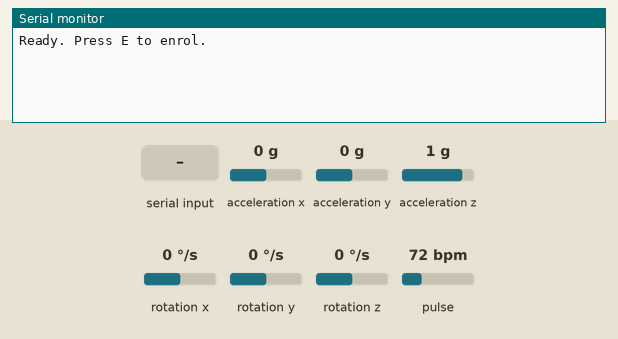
A sketch run on a simulated Arduino Uno, built with avr-gcc and run on an emulated ATmega328P. Shown: the last lines printed to the serial monitor. The inputs (shaded band) are chosen by the test bench; at power-on: acceleration x 0 g, acceleration y 0 g, acceleration z 1 g, rotation x 0 °/s, rotation y 0 °/s, rotation z 0 °/s, pulse 72 bpm. Random numbers use the default seed unless the sketch sets one.

Above: at 1.2 s.
1.3 s: "E" received over Serial
At 2.4 s:
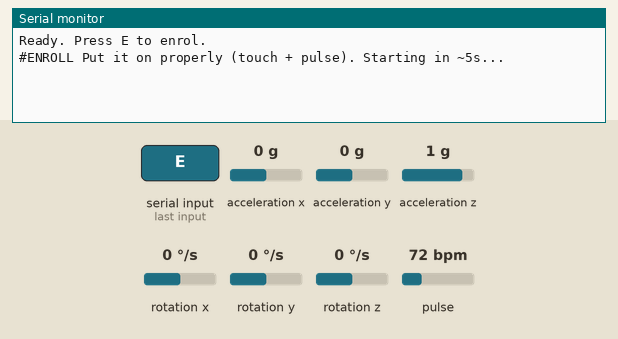
At 6.9 s:
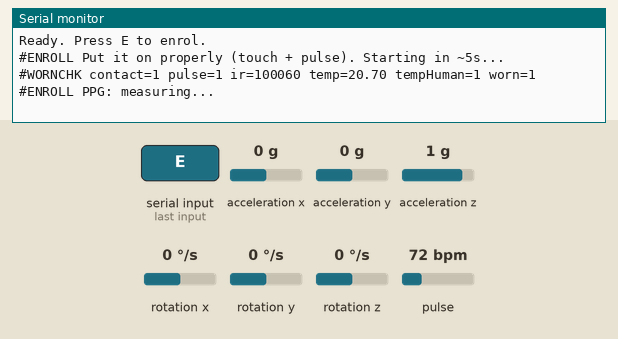

The sketch:

sketch_authentication.ino
```cpp
#include <Wire.h>
#include <math.h>
#include "MAX30105.h"
#include "MPU6050.h"

/* ================= CONFIG ================= */

#define SAMPLE_PERIOD_MS 40
#define ENROLL_MS 8000
#define VERIFY_MS 5000

#define TEMP_MIN_C 18.0
#define TEMP_MAX_C 45.0

#define MIN_PPG_PEAKS 6

/* ================= SENSORS ================= */

MAX30105 maxSensor;
MPU6050 mpu;

/* ================= STRUCTS ================= */

struct PpgFeatures {
  float ac;
  float meanIR;
  float normAC;
  int peaks;
};

static PpgFeatures measurePPG(uint32_t ms);


struct Sample {
  uint32_t t;
  bool contact;
  bool pulsePresent;
  long ir;
  float tempC;
  bool tempHuman;
  float ax_g, ay_g, az_g;
  float aMag;
  bool moving;
  bool worn;
};

struct Profile {
  bool valid = false;
  float ppgAC;
};

/* ================= GLOBALS ================= */

Profile userProfile;

/* ================= HELPERS ================= */

static float readTempC() {
  return 22.0 + random(-20, 20) / 10.0;
}

static Sample readSample() {
  Sample s{};
  s.t = millis();

  s.ir = maxSensor.getIR();
  s.contact = (s.ir > 5000);

  static long lastIR = 0;
  s.pulsePresent = abs(s.ir - lastIR) > 100;
  lastIR = s.ir;

  s.tempC = readTempC();
  s.tempHuman = (s.tempC >= TEMP_MIN_C && s.tempC <= TEMP_MAX_C);

  int16_t ax, ay, az;
  mpu.getAcceleration(&ax, &ay, &az);
  s.ax_g = ax / 16384.0f;
  s.ay_g = ay / 16384.0f;
  s.az_g = az / 16384.0f;
  s.aMag = sqrtf(s.ax_g*s.ax_g + s.ay_g*s.ay_g + s.az_g*s.az_g);
  s.moving = fabsf(s.aMag - 1.0f) > 0.15f;

  s.worn = (s.contact && s.pulsePresent);
  return s;
}

/* ================= WORN CHECK ================= */

static bool waitProperlyWorn(uint32_t timeoutMs) {
  uint32_t start = millis();
  while (millis() - start < timeoutMs) {
    Sample s = readSample();

    Serial.print("#WORNCHK contact=");
    Serial.print(s.contact);
    Serial.print(" pulse=");
    Serial.print(s.pulsePresent);
    Serial.print(" ir=");
    Serial.print(s.ir);
    Serial.print(" temp=");
    Serial.print(s.tempC, 2);
    Serial.print(" tempHuman=");
    Serial.print(s.tempHuman);
    Serial.print(" worn=");
    Serial.println(s.worn);

    if (s.worn) return true;
    delay(300);
  }
  return false;
}

/* ================= PPG FEATURE ================= */


static PpgFeatures measurePPG(uint32_t ms) {
  const int BUF = 400;
  long irBuf[BUF];
  int n = 0;

  uint32_t start = millis();
  while (millis() - start < ms && n < BUF) {
    long ir = maxSensor.getIR();

    if (ir > 10000 && ir < 120000) {
      irBuf[n++] = ir;
    }

    delay(20);
  }

  PpgFeatures f{};
  if (n < 100) return f;

  long sum = 0;
  for (int i = 0; i < n; i++) {
    sum += irBuf[i];
  }

  f.meanIR = (float)sum / n;


  float acSum = 0;
  int acCount = 0;

  for (int i = 1; i < n - 1; i++) {
    float prev = irBuf[i-1];
    float curr = irBuf[i];
    float next = irBuf[i+1];


    if (curr > prev && curr > next && curr > f.meanIR) {
      float trough = prev;
      acSum += (curr - trough);
      acCount++;
      f.peaks++;
    }
  }

  if (acCount > 0)
    f.ac = acSum / acCount;
  else
    f.ac = 0;

  f.normAC = f.ac / f.meanIR;

  Serial.print("#PPG mean=");
  Serial.print(f.meanIR);
  Serial.print(" avgAC=");
  Serial.print(f.ac);
  Serial.print(" normAC=");
  Serial.print(f.normAC, 5);
  Serial.print(" peaks=");
  Serial.println(f.peaks);

  return f;
}

/* ================= ENROLL ================= */

static bool enrolUser(Profile &outP) {
  Serial.println("#ENROLL Put it on properly (touch + pulse). Starting in ~5s...");
  delay(5000);

  if (!waitProperlyWorn(5000)) {
    Serial.println("#ENROLL Failed: not properly worn.");
    return false;
  }

  Serial.println("#ENROLL PPG: measuring...");
  PpgFeatures ppg = measurePPG(8000);

  if (ppg.peaks < MIN_PPG_PEAKS || ppg.ac < 200) {
    Serial.println("#ENROLL Failed: PPG quality too low.");
    return false;
  }

  outP.valid = true;
  outP.ppgAC = ppg.ac;

  Serial.println("#ENROLL OK");
  return true;
}

/* ================= SETUP ================= */

void setup() {
  Serial.begin(115200);
  Wire.begin();

  if (!maxSensor.begin(Wire)) {
    Serial.println("MAX3010x not found!");
    while (1);
  }

  maxSensor.setup(0x1F, 4, 2, 100, 411, 4096);
  maxSensor.setPulseAmplitudeRed(0x24);
  maxSensor.setPulseAmplitudeIR(0x24);

  mpu.initialize();

  Serial.println("Ready. Press E to enrol.");
}

/* ================= LOOP ================= */

void loop() {
  if (Serial.available()) {
    char c = Serial.read();
    if (c == 'E' || c == 'e') {
      enrolUser(userProfile);
    }
  }
}
```

Measured:
- after the input at 1.3 s, the serial monitor: prints a new line at once (image 1)
